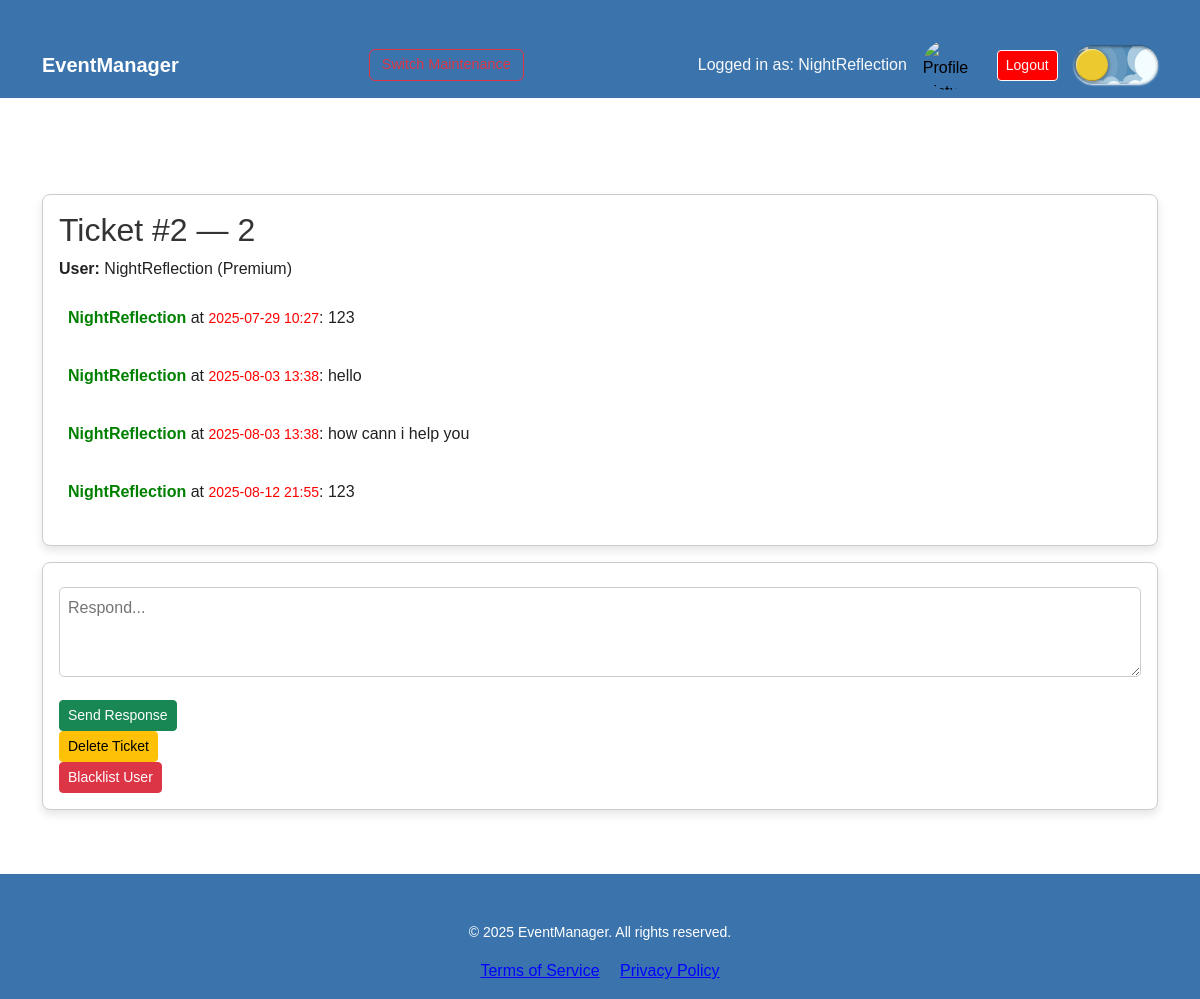
Before: /ticket/2 (signed in) with the older database file.
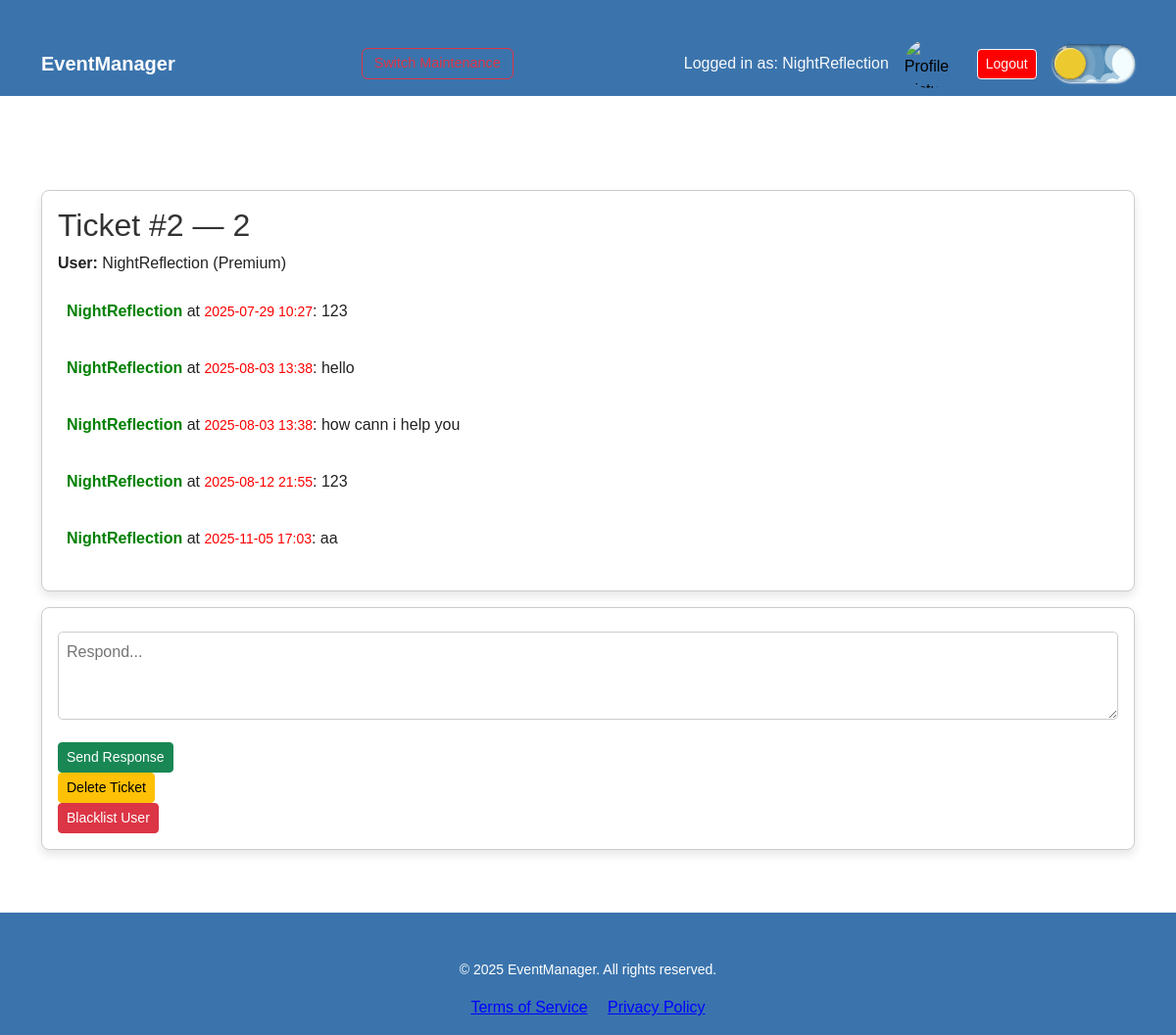
After: the same page with the newer database file.
### main.py (models this page shows)
class TicketMessage(db.Model):
    id = db.Column(db.Integer, primary_key=True)
    ticket_id = db.Column(db.Integer, db.ForeignKey('ticket.id'), nullable=False)
    sender_id = db.Column(db.Integer, db.ForeignKey('user.id'), nullable=False)
    message = db.Column(db.Text, nullable=False)
    timestamp = db.Column(db.DateTime, default=datetime.utcnow)
    sender = db.relationship('User')

class User(db.Model):
    id = db.Column(db.Integer, primary_key=True)
    username = db.Column(db.String(50), unique=False, nullable=False)
    email = db.Column(db.String(100), unique=True, nullable=False)
    password = db.Column(db.String(255), nullable=False)
    phone_number = db.Column(db.String(255), unique=True, nullable=True)
    premium = db.Column(db.Boolean, default=False)
    timezone = db.Column(db.String(50), nullable=True)
    pfp = db.Column(db.LargeBinary, nullable=True)
    role = db.Column(db.String(50), nullable=True)

### main.py (the view, shortened to what this page needs)
@app.route('/ticket/<int:ticket_id>', methods=['GET', 'POST'])
def view_ticket(ticket_id):
    user_id = session.get('user_id')
    user = User.query.get(user_id)
    if not user or user.role not in ['admin', 'support']:
        flash('Unauthorized access', 'danger')
        return redirect(url_for('home'))
    ticket = Ticket.query.get_or_404(ticket_id)
    return render_template('ticket_detail.html', ticket=ticket, user=user)

### main.py (called while the page is built)
@app.context_processor
def inject_user():
    user = None
    if 'user_id' in session:
        user = User.query.get(session['user_id'])
    return dict(user=user)

@app.before_request
def maintenance():
    if request.endpoint in ["toggle_maintenance", "terms_of_service", "privacy_policy"]:
        return
    if not MAINTENANCE_MODE:
        return
    if 'user_id' in session:
        user = User.query.get(session['user_id'])
        if user and user.role == "admin":
            return
    return render_template("maintenance.html"), 503

@app.template_filter('localtime')
def localtime_filter(utc_dt, tz_str):
    if not utc_dt or not tz_str:
        return utc_dt
    try:
        local_dt = utc_dt.replace(tzinfo=ZoneInfo("UTC")).astimezone(ZoneInfo(tz_str))
        return local_dt.strftime('%Y-%m-%d %H:%M')
    except Exception:
        return utc_dt.strftime('%Y-%m-%d %H:%M')

### templates/ticket_detail.html (shortened to what this page needs)
{% extends 'base.html' %}
{% block content %}
<div class="ticket-box">
  <h2>Ticket #{{ ticket.id }} — {{ ticket.title }}</h2>
  <p><strong>User:</strong> {{ ticket.user.username }} ({{ 'Premium' if ticket.user.premium else 'Regular' }})</p>
  {% for msg in ticket.messages %}
    <div class="ticket-message">
      <strong style="color: green;">{{ msg.sender.username }}</strong>
      at <small style="color: red;">{{ msg.timestamp|localtime(user.timezone) }}</small>: {{ msg.message }}
    </div>
  {% endfor %}
</div>
<div class="ticket-form">
    <form method="POST">
      <textarea name="message" rows="3" placeholder="Respond..." required></textarea>
      <button type="submit" class="btn btn-success btn-sm">Send Response</button>
    </form>
    <form method="POST" onsubmit="return confirm('Delete this ticket?');">
      <button type="submit" class="btn btn-warning btn-sm">Delete Ticket</button>
    </form>
    <form method="POST" onsubmit="return confirm('Blacklist this user and delete all their tickets?');">
      <button type="submit" class="btn btn-danger btn-sm">Blacklist User</button>
    </form>
</div>
{% endblock %}

Changed rows visible on the page:
added TicketMessage: sender.username "NightReflection", timestamp "2025-11-05 17:03", message "aa"
